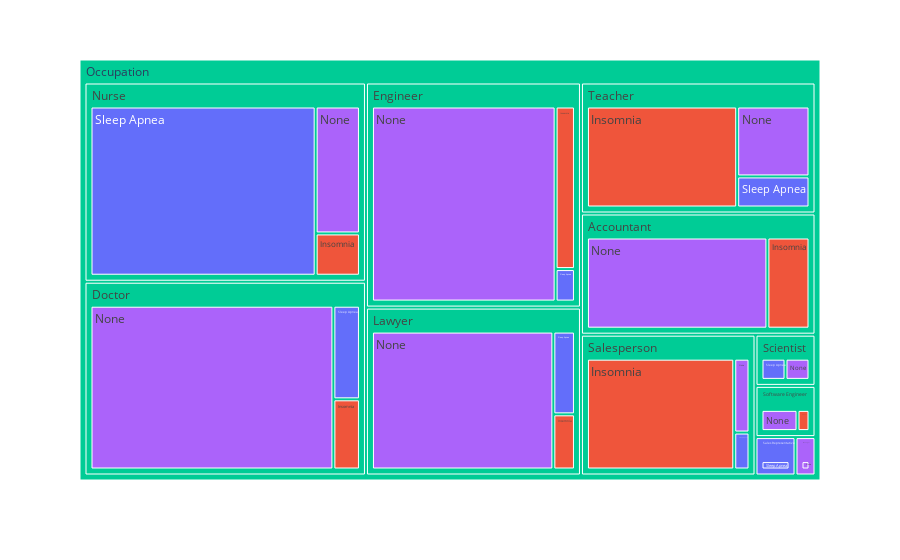

Source (notebook cell):
### Code cell
#Treemap of Occupation types by sleep disorder
fig = px.treemap(sleep_data, path=[px.Constant('Occupation'), 'Occupation', 'Sleep Disorder'],
                 color='Sleep Disorder', branchvalues='total')
fig.show()

### Figure 1 — Plotly figure (JSON) as saved in the notebook; plotly's stock layout.template omitted (floating-point values rounded to 4 significant figures)
{"data": [{"branchvalues": "total", "customdata": [["Sleep Apnea"], ["Insomnia"], ["Insomnia"], ["(?)"], ["Sleep Apnea"], ["Sleep Apnea"], ["Sleep Apnea"], ["Sleep Apnea"], ["Sleep Apnea"], ["(?)"], ["(?)"], ["Sleep Apnea"], ["(?)"], ["Sleep Apnea"], ["(?)"], ["(?)"], ["(?)"], ["(?)"], ["Sleep Apnea"], ["Insomnia"], ["None"], ["Insomnia"], ["Insomnia"], ["Insomnia"], ["None"], ["(?)"], ["None"], ["(?)"], ["None"], ["None"], ["None"], ["None"], ["None"], ["None"], ["Insomnia"], ["Insomnia"], ["None"], ["None"]], "domain": {"x": [0, 1], "y": [0, 1]}, "hovertemplate": "labels=%{label}<br>count=%{value}<br>parent=%{parent}<br>id=%{id}<br>Sleep Disorder=%{customdata[0]}<extra></extra>", "ids": ["Occupation/Doctor/Sleep Apnea", "Occupation/Salesperson/Insomnia", "Occupation/Software Engineer/Insomnia", "Occupation/Nurse", "Occupation/Nurse/Sleep Apnea", "Occupation/Sales Representative/Sleep Apnea", "Occupation/Salesperson/Sleep Apnea", "Occupation/Scientist/Sleep Apnea", "Occupation/Teacher/Sleep Apnea", "Occupation/Accountant", "Occupation/Engineer", "Occupation/Lawyer/Sleep Apnea", "Occupation/Lawyer", "Occupation/Sales Representative", "Occupation/Salesperson", "Occupation/Scientist", "Occupation/Software Engineer", "Occupation/Doctor", "Occupation/Engineer/Sleep Apnea", "Occupation/Accountant/Insomnia", "Occupation/Doctor/None", "Occupation/Doctor/Insomnia", "Occupation/Engineer/Insomnia", "Occupation/Teacher/Insomnia", "Occupation/Accountant/None", "Occupation/Teacher", "Occupation/Engineer/None", "Occupation", "Occupation/Manager/None", "Occupation/Nurse/None", "Occupation/Salesperson/None", "Occupation/Scientist/None", "Occupation/Lawyer/None", "Occupation/Manager", "Occupation/Nurse/Insomnia", "Occupation/Lawyer/Insomnia", "Occupation/Software Engineer/None", "Occupation/Teacher/None"], "labels": ["Sleep Apnea", "Insomnia", "Insomnia", "Nurse", "Sleep Apnea", "Sleep Apnea", "Sleep Apnea", "Sleep Apnea", "Sleep Apnea", "Accountant", "Engineer", "Sleep Apnea", "Lawyer", "Sales Representative", "Salesperson", "Scientist", "Software Engineer", "Doctor", "Sleep Apnea", "Insomnia", "None", "Insomnia", "Insomnia", "Insomnia", "None", "Teacher", "None", "Occupation", "None", "None", "None", "None", "None", "Manager", "Insomnia", "Insomnia", "None", "None"], "marker": {"colors": ["#636efa", "#EF553B", "#EF553B", "#00cc96", "#636efa", "#636efa", "#636efa", "#636efa", "#636efa", "#00cc96", "#00cc96", "#636efa", "#00cc96", "#636efa", "#00cc96", "#00cc96", "#00cc96", "#00cc96", "#636efa", "#EF553B", "#ab63fa", "#EF553B", "#EF553B", "#EF553B", "#ab63fa", "#00cc96", "#ab63fa", "#00cc96", "#ab63fa", "#ab63fa", "#ab63fa", "#ab63fa", "#ab63fa", "#ab63fa", "#EF553B", "#EF553B", "#ab63fa", "#ab63fa"]}, "name": "", "parents": ["Occupation/Doctor", "Occupation/Salesperson", "Occupation/Software Engineer", "Occupation", "Occupation/Nurse", "Occupation/Sales Representative", "Occupation/Salesperson", "Occupation/Scientist", "Occupation/Teacher", "Occupation", "Occupation", "Occupation/Lawyer", "Occupation", "Occupation", "Occupation", "Occupation", "Occupation", "Occupation", "Occupation/Engineer", "Occupation/Accountant", "Occupation/Doctor", "Occupation/Doctor", "Occupation/Engineer", "Occupation/Teacher", "Occupation/Accountant", "Occupation", "Occupation/Engineer", "", "Occupation/Manager", "Occupation/Nurse", "Occupation/Salesperson", "Occupation/Scientist", "Occupation/Lawyer", "Occupation", "Occupation/Nurse", "Occupation/Lawyer", "Occupation/Software Engineer", "Occupation/Teacher"], "type": "treemap", "values": [4, 29, 1, 73, 61, 2, 1, 2, 4, 37, 63, 3, 47, 2, 32, 4, 4, 71, 1, 7, 64, 3, 5, 27, 30, 40, 57, 374, 1, 9, 2, 2, 42, 1, 3, 2, 3, 9]}], "layout": {"autosize": true, "legend": {"tracegroupgap": 0}, "margin": {"t": 60}}}
